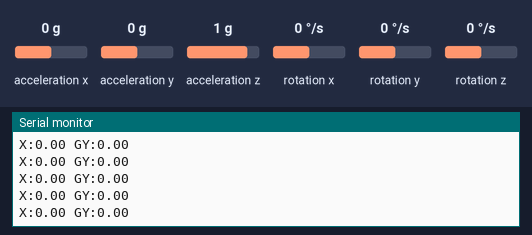
Bench run of a sketch on a simulated Arduino Uno, built with avr-gcc and run on an emulated ATmega328P. On the bench: the last lines printed to the serial monitor. The inputs (shaded band) are chosen by the test bench; at power-on: acceleration y 0 g, rotation y 0 °/s, acceleration x 0 g, acceleration z 1 g, rotation x 0 °/s, rotation z 0 °/s.

Above: at 2.0 s.
2.1 s: acceleration y set to -1.4 g
At 3.1 s:
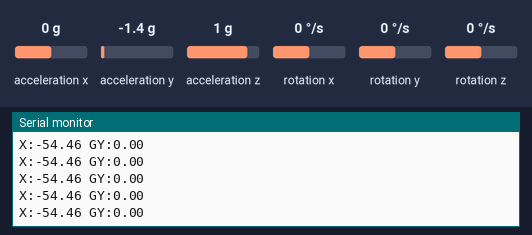
3.6 s: rotation y set to -192 °/s
At 4.1 s:
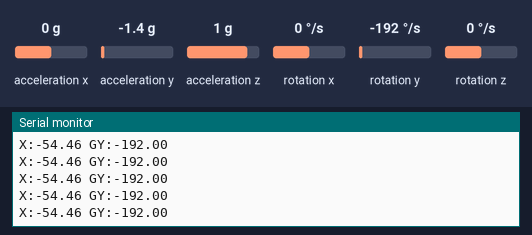
6.6 s: acceleration x set to -1.4 g
At 7.7 s:
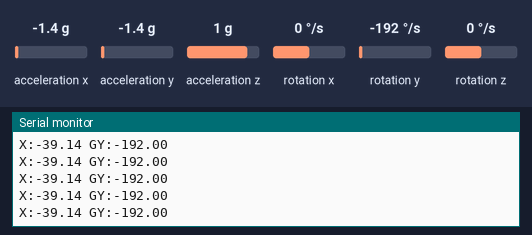
8.1 s: acceleration z set to -1.4 g
At 8.8 s:
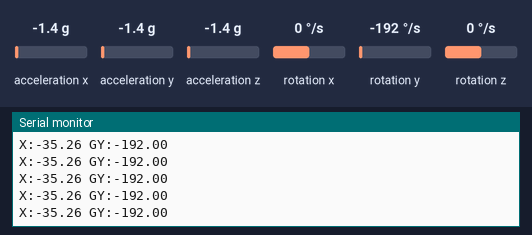
Timing chart, 0 to 10.6 s (numbered marks = the images above; inputs shaded):
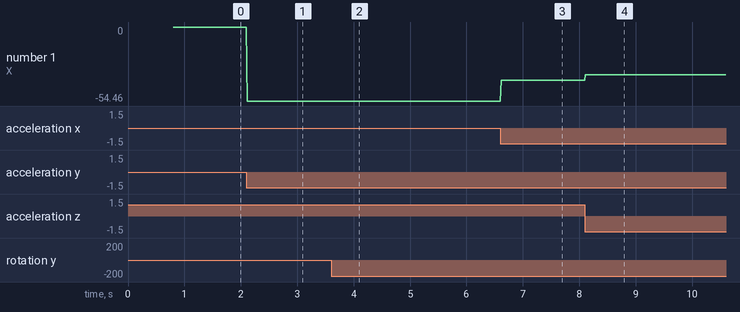

Measured:
- after the input at 2.1 s, the serial monitor: prints a new line at once (image 1)
- after the input at 3.6 s, the serial monitor: prints a new line at once (image 2)
- after the input at 6.6 s, the serial monitor: prints a new line at once (image 3)
- after the input at 8.1 s, the serial monitor: prints a new line at once (image 4)
- plotted number 1: 0 → -54.46 after the input at 2.1 s, -54.46 → -39.14 after the input at 6.6 s, -39.14 → -35.26 after the input at 8.1 s

The sketch:

Test_Gyro.ino
```cpp
#include "MeMegaPi.h"
#include <Wire.h>

MeGyro gyro;
void setup()
{
  Serial.begin(115200);
  gyro.begin();
}

void loop()
{
  gyro.update();
  Serial.read();
  Serial.print("X:");
  Serial.print(gyro.getAngleX() );
  Serial.print(" GY:");
  Serial.println(gyro.getGyroY() );
  delay(10);
}
```
